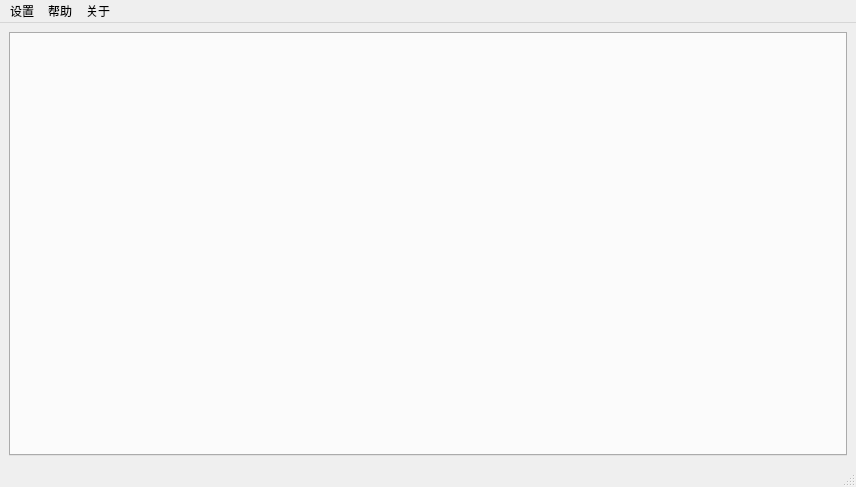
<?xml version="1.0" encoding="UTF-8"?>
<ui version="4.0">
 <class>MainWindow</class>
 <widget class="QMainWindow" name="MainWindow">
  <property name="geometry">
   <rect>
    <x>0</x>
    <y>0</y>
    <width>856</width>
    <height>487</height>
   </rect>
  </property>
  <property name="windowTitle">
   <string>MainWindow</string>
  </property>
  <widget class="QWidget" name="centralwidget">
   <layout class="QHBoxLayout" name="horizontalLayout">
    <item>
     <widget class="QTabWidget" name="tabWidget">
      <property name="currentIndex">
       <number>-1</number>
      </property>
     </widget>
    </item>
   </layout>
  </widget>
  <widget class="QMenuBar" name="menubar">
   <property name="geometry">
    <rect>
     <x>0</x>
     <y>0</y>
     <width>856</width>
     <height>21</height>
    </rect>
   </property>
   <widget class="QMenu" name="menuhelp">
    <property name="title">
     <string>设置</string>
    </property>
    <widget class="QMenu" name="menu_3">
     <property name="title">
      <string>语言</string>
     </property>
     <addaction name="action_2"/>
     <addaction name="actionEnglish"/>
    </widget>
    <addaction name="menu_3"/>
   </widget>
   <widget class="QMenu" name="menu">
    <property name="title">
     <string>帮助</string>
    </property>
   </widget>
   <widget class="QMenu" name="menu_2">
    <property name="title">
     <string>关于</string>
    </property>
   </widget>
   <addaction name="menuhelp"/>
   <addaction name="menu"/>
   <addaction name="menu_2"/>
  </widget>
  <widget class="QStatusBar" name="statusbar"/>
  <action name="action_2">
   <property name="text">
    <string>中文</string>
   </property>
  </action>
  <action name="actionEnglish">
   <property name="text">
    <string>English</string>
   </property>
  </action>
 </widget>
 <resources/>
 <connections/>
 <slots>
  <slot>myExitButtonFuc()</slot>
 </slots>
</ui>
